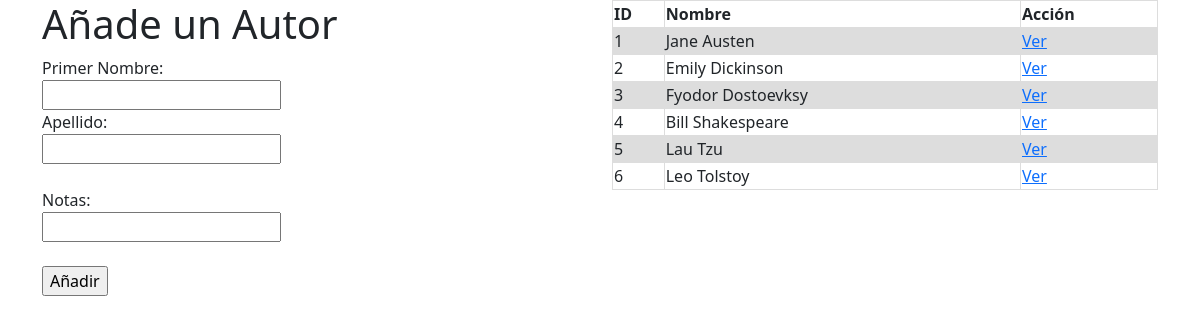
The app's page /autores with its own data.
### book_authors_app/models.py (models this page shows)
class autor(models.Model):
    first_name = models.CharField(max_length=45)
    last_name = models.CharField(max_length=45)
    libros = models.ManyToManyField(libro, related_name='autores')
    notas = models.TextField(blank=True)
    created_at = models.DateTimeField(auto_now_add=True)
    updated_at = models.DateTimeField(auto_now=True)

### book_authors_app/views.py (the view)
# urls.py: path('autores', views.autores),
def autores(request):
    context = {'autores': autor.objects.all()}
    return render(request, "autores.html", context)

### book_authors_app/templates/autores.html (shortened to what this page needs)
<!DOCTYPE html>
<html lang="en">
	<head>
		<link href="https://cdn.jsdelivr.net/npm/bootstrap@5.0.0-beta3/dist/css/bootstrap.min.css" rel="stylesheet">
  </head>
  <body>
    <div class="container">
      <div class="row">
        <div class="col">
          <h1>Añade un Autor</h1>
          <form action="/autores/añadir" method="POST">
            <label for="nombre">Primer Nombre:</label><br>
            <input type="text" id="nombre" name="nombre"><br>
            <label for="apellido">Apellido:</label><br>
            <input type="text" id="apellido" name="apellido"><br><br>
            <label for="notas">Notas:</label><br>
            <input type="text" id="notas" name="notas"><br><br>
            <input type="submit" value="Añadir">
          </form>
        </div>
        <div class="col">
          <table style="width:100%">
            <tr>
              <th>ID</th>
              <th>Nombre</th>
              <th>Acción</th>
            </tr>
            {% for autor in autores %}
              <tr>
                <td>{{autor.id}}</td>
                <td>{{autor.first_name}} {{autor.last_name}}</td>
                <td><a href="/autores/{{autor.id}}">Ver</a></td>
              </tr>
            {% endfor %}
          </table>
      </div>
    </div>
  </body>
</html>

### book_authors_app/templates/autores.html (style rules this page uses)
td, th { border: 1px solid #dddddd; text-align: left; }
tr:nth-child(even) { background-color: #dddddd; }

### records on screen
autor: id "1", first_name "Jane", last_name "Austen"
autor: id "2", first_name "Emily", last_name "Dickinson"
autor: id "3", first_name "Fyodor", last_name "Dostoevksy"
autor: id "4", first_name "Bill", last_name "Shakespeare"
autor: id "5", first_name "Lau", last_name "Tzu"
autor: id "6", first_name "Leo", last_name "Tolstoy"
